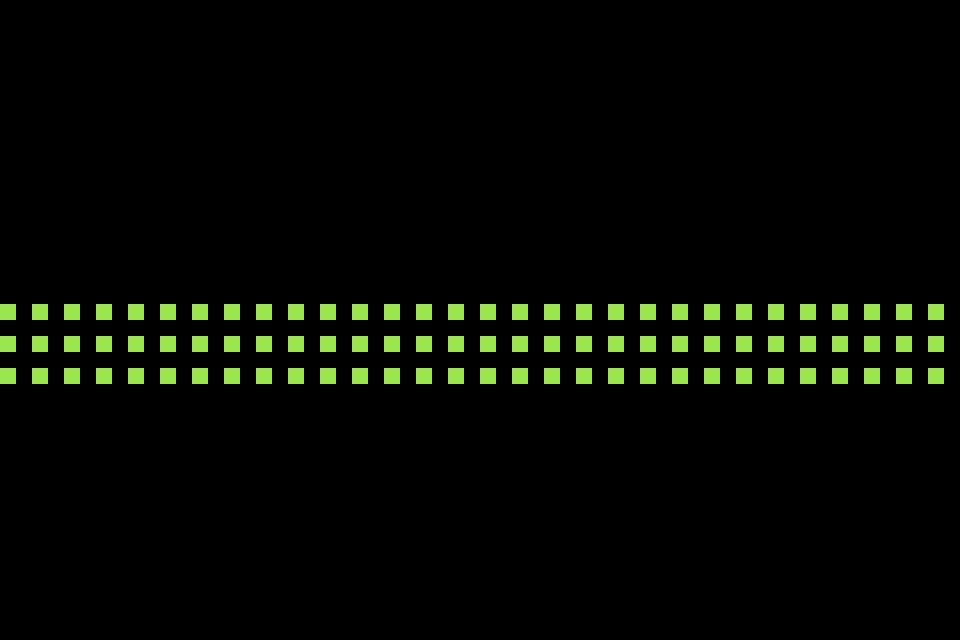

A 2D game scene composited from a Tiled map and its tileset images. What follows is a short description and the map's XML, with every tile layer's data as written:
An orthogonal 30x20 tile map with 32x32 px tiles, 1 tile layer (Tile Layer 1).

<map version="1.10" tiledversion="1.12.2" orientation="orthogonal" renderorder="right-down" width="30" height="20" tilewidth="32" tileheight="32" infinite="0" nextlayerid="2" nextobjectid="1">
 <tileset firstgid="1" source="Tiles01.tsx" />
 <layer id="1" name="Tile Layer 1" width="30" height="20">
  <data encoding="csv">
0,0,0,0,0,0,0,0,0,0,0,0,0,0,0,0,0,0,0,0,0,0,0,0,0,0,0,0,0,0,
0,0,0,0,0,0,0,0,0,0,0,0,0,0,0,0,0,0,0,0,0,0,0,0,0,0,0,0,0,0,
0,0,0,0,0,0,0,0,0,0,0,0,0,0,0,0,0,0,0,0,0,0,0,0,0,0,0,0,0,0,
0,0,0,0,0,0,0,0,0,0,0,0,0,0,0,0,0,0,0,0,0,0,0,0,0,0,0,0,0,0,
0,0,0,0,0,0,0,0,0,0,0,0,0,0,0,0,0,0,0,0,0,0,0,0,0,0,0,0,0,0,
0,0,0,0,0,0,0,0,0,0,0,0,0,0,0,0,0,0,0,0,0,0,0,0,0,0,0,0,0,0,
0,0,0,0,0,0,0,0,0,0,0,0,0,0,0,0,0,0,0,0,0,0,0,0,0,0,0,0,0,0,
0,0,0,0,0,0,0,0,0,0,0,0,0,0,0,0,0,0,0,0,0,0,0,0,0,0,0,0,0,0,
0,0,0,0,0,0,0,0,0,0,0,0,0,0,0,0,0,0,0,0,0,0,0,0,0,0,0,0,0,0,
1,1,1,1,1,1,1,1,1,1,1,1,1,1,1,1,1,1,1,1,1,1,1,1,1,1,1,1,1,1,
1,1,1,1,1,1,1,1,1,1,1,1,1,1,1,1,1,1,1,1,1,1,1,1,1,1,1,1,1,1,
1,1,1,1,1,1,1,1,1,1,1,1,1,1,1,1,1,1,1,1,1,1,1,1,1,1,1,1,1,1,
0,0,0,0,0,0,0,0,0,0,0,0,0,0,0,0,0,0,0,0,0,0,0,0,0,0,0,0,0,0,
0,0,0,0,0,0,0,0,0,0,0,0,0,0,0,0,0,0,0,0,0,0,0,0,0,0,0,0,0,0,
0,0,0,0,0,0,0,0,0,0,0,0,0,0,0,0,0,0,0,0,0,0,0,0,0,0,0,0,0,0,
0,0,0,0,0,0,0,0,0,0,0,0,0,0,0,0,0,0,0,0,0,0,0,0,0,0,0,0,0,0,
0,0,0,0,0,0,0,0,0,0,0,0,0,0,0,0,0,0,0,0,0,0,0,0,0,0,0,0,0,0,
0,0,0,0,0,0,0,0,0,0,0,0,0,0,0,0,0,0,0,0,0,0,0,0,0,0,0,0,0,0,
0,0,0,0,0,0,0,0,0,0,0,0,0,0,0,0,0,0,0,0,0,0,0,0,0,0,0,0,0,0,
0,0,0,0,0,0,0,0,0,0,0,0,0,0,0,0,0,0,0,0,0,0,0,0,0,0,0,0,0,0
</data>
 </layer>
</map>
